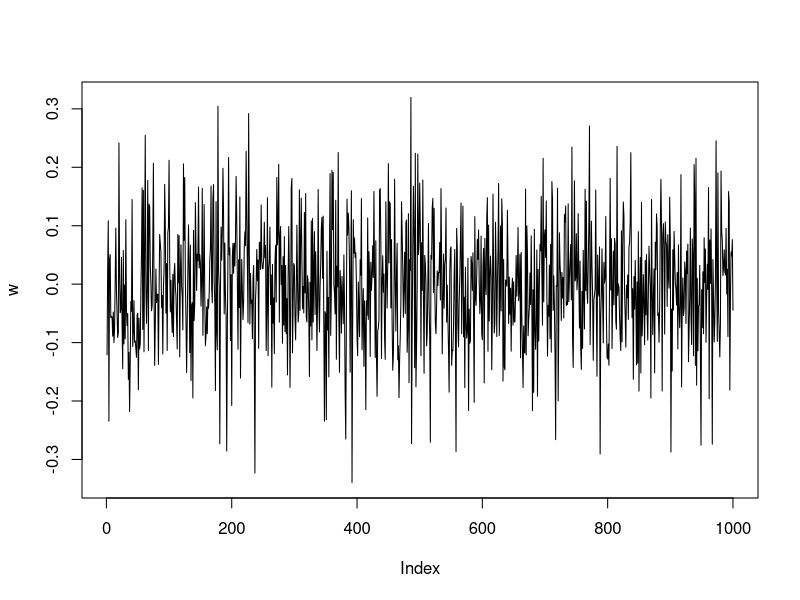
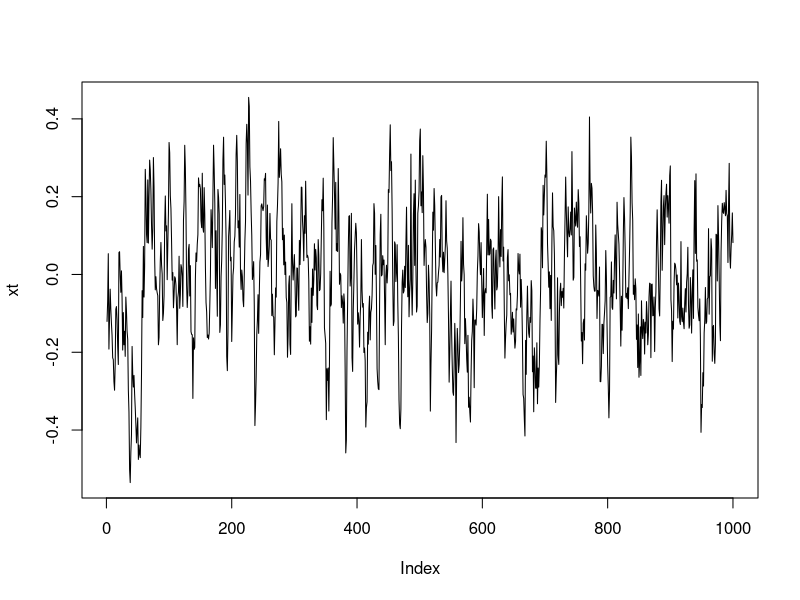
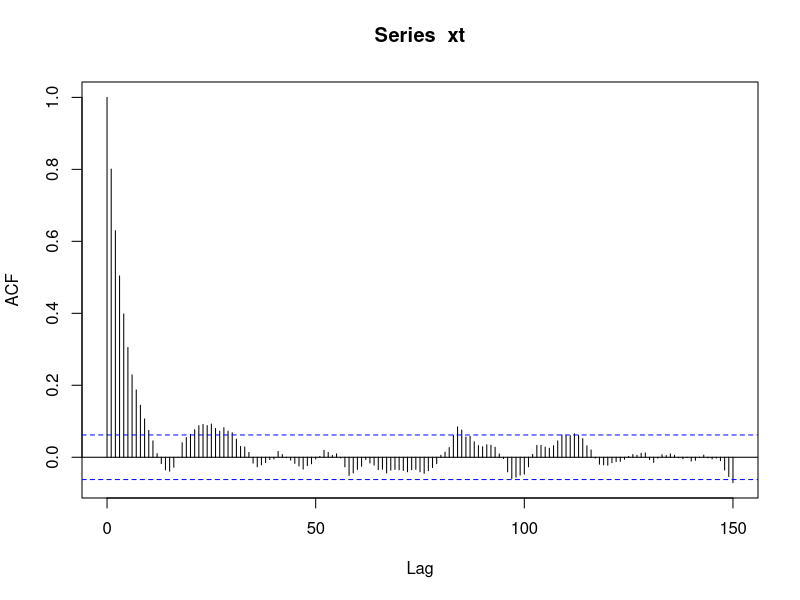
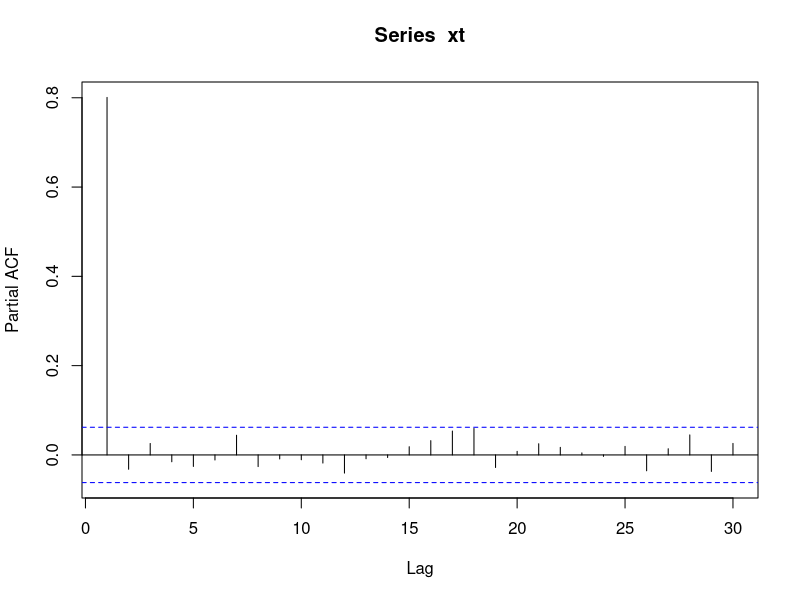
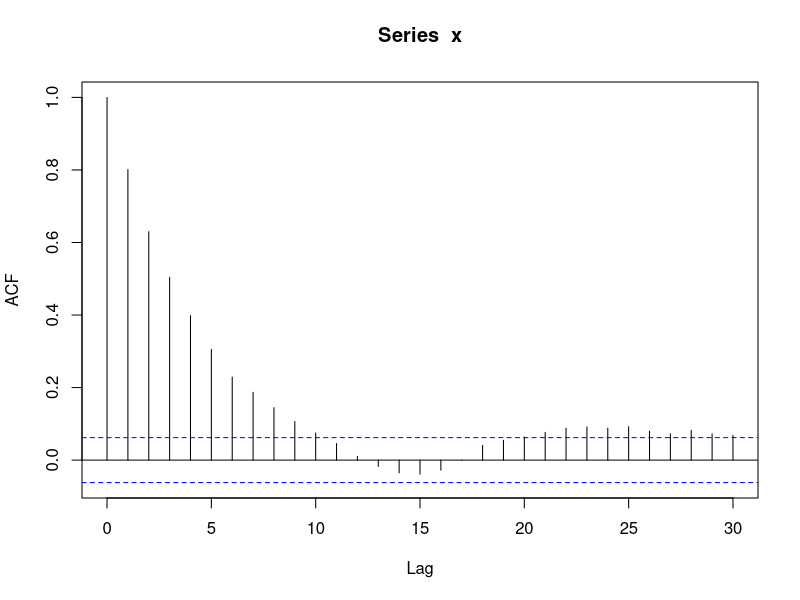
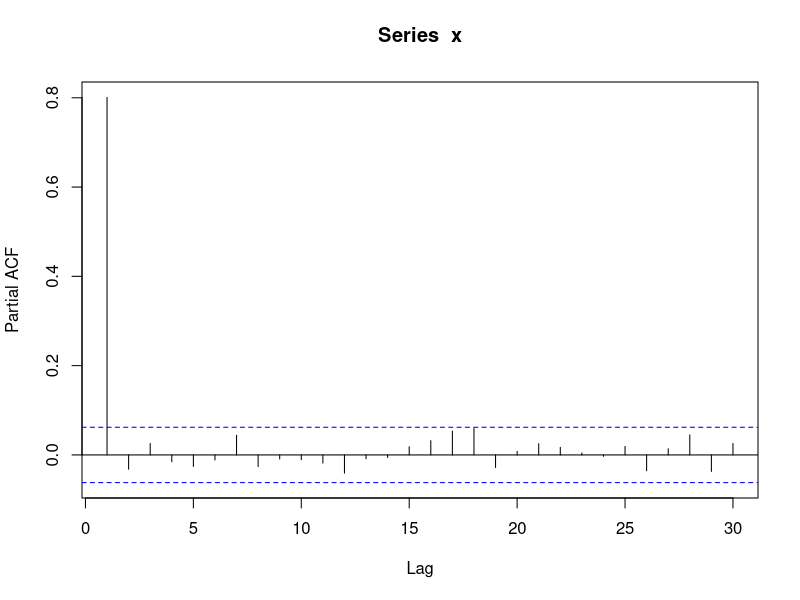
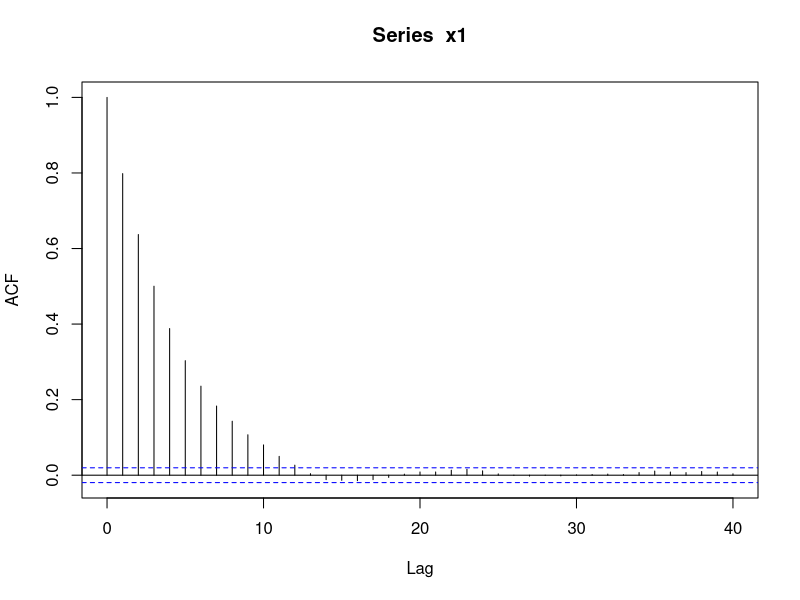
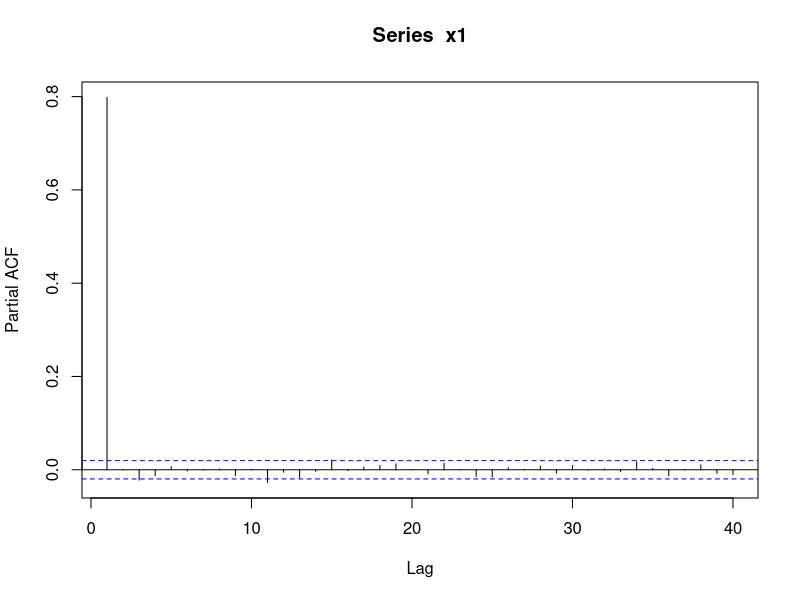

R code for these plots, in order:
rm(list=ls())
set.seed(1234)
w=rnorm(1000,0,0.1)
w
plot(w,type="l")
xt=array(dim=1)
xt[1]=0+w[1]
for(i in 2:length(w)){
  xt[i]=0.8*xt[i-1]+w[i]
}
plot(xt,type="l")
acf(xt,lag.max=150)
pacf(xt)
#uses of filter function
x=filter(w,filter=0.8,method="recursive")
x
acf(x)
pacf(x)
w1=rnorm(10000)
x1=filter(w1,filter=0.8,method="recursive")
x1
acf(x1)
pacf(x1)
#
#uses of filter function
x=filter(w,filter=-0.8,method="recursive")
x
acf(x)
pacf(x)
w1=rnorm(10000)
x1=filter(w1,filter=-0.8,method="recursive")
x1
acf(x1)
pacf(x1)

x[1]
w[1]